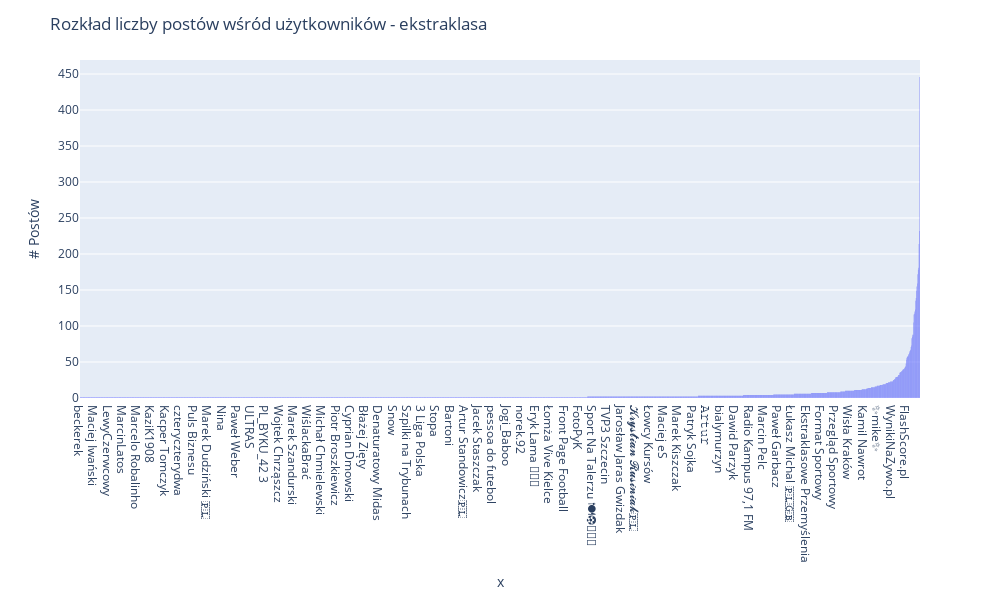

Here is the notebook cell this chart was saved with:
### Code cell
posts_distribution(ekstraklasa_tweets, 'ekstraklasa')

### Figure 1 — Plotly figure (JSON) as saved in the notebook; plotly's stock layout.template omitted (floating-point values rounded to 4 significant figures; data arrays with more than 128 entries replaced by an {"elided": "..."} marker saying what was removed)
{"data": [{"alignmentgroup": "True", "bingroup": "x", "histfunc": "sum", "hovertemplate": "x=%{x}<br>sum of y=%{y}<extra></extra>", "legendgroup": "", "marker": {"color": "#636efa", "pattern": {"shape": ""}}, "name": "", "offsetgroup": "", "orientation": "v", "showlegend": false, "type": "histogram", "x": {"elided": "2005 str values"}, "xaxis": "x", "y": {"elided": "2005 int values"}, "yaxis": "y"}], "layout": {"barmode": "relative", "height": 600, "hovermode": "x unified", "legend": {"tracegroupgap": 0}, "margin": {"t": 60}, "title": {"text": "Rozkład liczby postów wśród użytkowników - ekstraklasa"}, "width": 1000, "xaxis": {"anchor": "y", "domain": [0, 1], "title": {"text": "x"}}, "yaxis": {"anchor": "x", "domain": [0, 1], "title": {"text": "# Postów"}}}}
